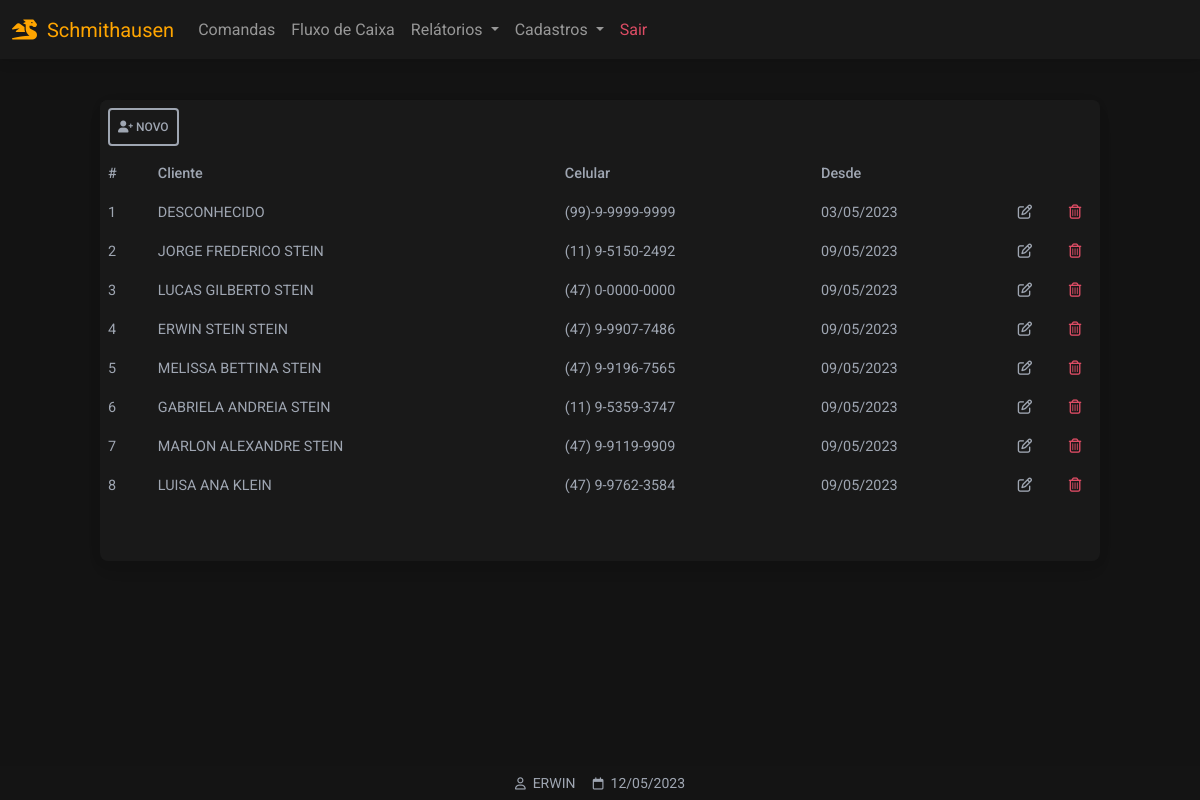
Before: /clientes (signed in) with the older database file.
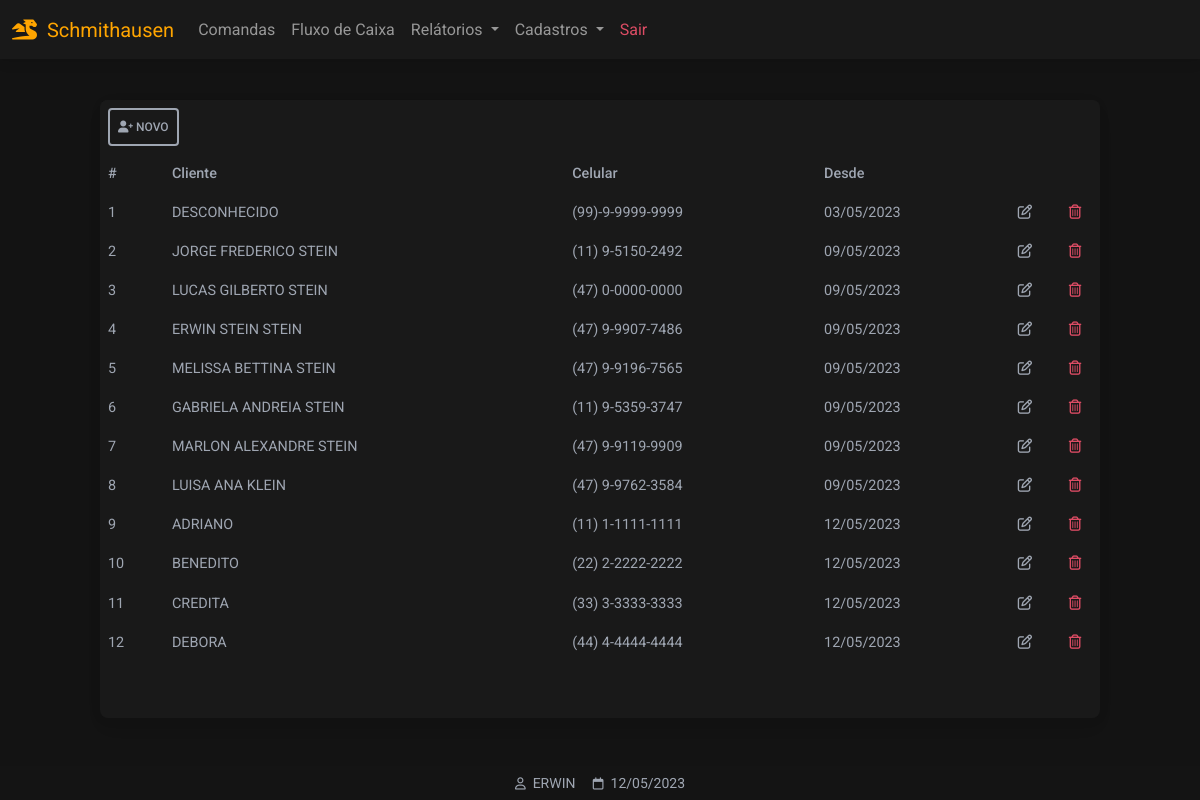
After: the same page with the newer database file.
### website/models.py (models this page shows)
class Cliente(db.Model):
    id = db.Column(db.Integer, primary_key=True)
    fone = db.Column(db.String(150))
    data_criacao = db.Column(db.DateTime(timezone=True), default=func.now())
    nome = db.Column(db.String(150))

class User(db.Model, UserMixin):
    id = db.Column(db.Integer, primary_key=True)
    email = db.Column(db.String(150), unique=True)
    password = db.Column(db.String(150))
    first_name = db.Column(db.String(150))
    notes = db.relationship('Note')

### website/views.py (the view)
@views.route('/clientes', methods=['GET','POST'])
@login_required
def clientes():
    clientes = []
    rows = Cliente.query.all()
    for r in rows:
        clientes.append(r)
    return render_template("clientes_listar.html", user=current_user, data=data, clientes=clientes)

### website/__init__.py (called while the page is built)
def create_app():
    app = Flask(__name__)
    app.config['SECRET_KEY'] = 'hjshjhdjah kjshkjdhjs'
    app.config['SQLALCHEMY_DATABASE_URI'] = f'sqlite:///{DB_NAME}'
    db.init_app(app)
    from .views import views
    from .auth import auth
    app.register_blueprint(views, url_prefix='/')
    app.register_blueprint(auth, url_prefix='/')
    from .models import User, Note
    with app.app_context():
        db.create_all()
    login_manager = LoginManager()
    login_manager.login_view = 'auth.login'
    login_manager.login_message = u"FAVOR EFETUAR LOGIN!"
    login_manager.init_app(app)
    @login_manager.user_loader
    def load_user(id):
        return User.query.get(int(id))
    return app

### website/templates/clientes_listar.html (shortened to what this page needs)
{% extends "base.html" %}
{% block content %}
<div class="container-fluid"
style="height:100vh;padding-top:100px">
 <div class="table-responsive w-100 card bg-dark larg-max m-auto"
 style="padding-bottom: 40px">
  <table id="tb-clientes" class="table table-borderless table-sm bg-dark text-secondary">
              <thead>
              	<tr>
              		<th class="text-nowrap" scope="col" colspan="6">
                      <a href="/clientes_cadastrar" class="p-2 btn btn-sm btn-outline-light">
                          <i class="fa-solid fa-user-plus"></i>
                          Novo
                      </a>
                  </th>
              	</tr>
                <tr>
                  <th class="text-nowrap" scope="col">#</th>
                  <th class="text-nowrap" scope="col">Cliente</th>
                  <th class="text-nowrap" scope="col">Celular</th>
                  <th class="text-nowrap" scope="col">Desde</th>
                  <th class="text-nowrap" scope="col"></th>
                  <th class="text-nowrap" scope="col"></th>
                </tr>
              </thead>
    <tbody>
      {% for i in clientes %}
      <tr>
        <td class="text-nowrap" scope="row"> {{ i.id }} </td>
        <td class="text-nowrap" scope="row"> {{ i.nome }} </td>
        <td class="text-nowrap" scope="row"> {{ i.fone }} </td>
        <td class="text-nowrap" scope="row"> {{ i.data_criacao.strftime('%d/%m/%Y') }} </td>
				<td class="text-center" style="width: 50px">
					<a
          role="button"
          class="text-secondary"
          href="/clientes_atualizar/{{ i.id }}">
						      <i class="fa-regular fa-pen-to-square"></i>
					</a>
				</td>
				<td class="text-center" style="width: 50px">
					<a class="text-danger"
          href="/clientes_deletar/{{ i.id }}"
          role="button">
						<i class="fa-regular fa-trash-can"></i>
					</a>
				</td>
      </tr>
      {% endfor %}
    </tbody>
  </table>
  </div>
</div>
{% endblock %}
{% block titlefooter %}
<span style="color:#9FA6B2">
&nbsp;{{ user.first_name | upper }}
<span style="color:#9FA6B2">
&nbsp;{{ data.strftime('%d/%m/%Y') }}
</span>
{% endblock %}

### website/templates/base.html (shortened to what this page needs)
<!DOCTYPE html>
<html lang="pt-br">
<head>
<link rel="stylesheet" href="https://cdnjs.cloudflare.com/ajax/libs/font-awesome/6.0.0/css/all.min.css"/>
<link rel="stylesheet" type="text/css"       href="{{ url_for('static', filename='css/mdb.min.css')      }}">
<link rel="stylesheet" type="text/css"       href="{{ url_for('static', filename='css/base.css')         }}">
</head>
<body class="dark-ligth d-flex align-items-center justify-content-center"
style="height: 100vh;">
<nav class="navbar navbar-expand-lg bg-dark fixed-top navbar-dark ">
  <div class="container-fluid">
    <a class="navbar-brand" style="color: orange;pointer-events: none;"><i class="fa-solid fa-dragon"></i>&nbsp;&nbsp;Schmithausen</a>
    {% if user.is_authenticated %}
    <div class="collapse navbar-collapse" id="navbarSupportedContent">
      <ul class="navbar-nav me-auto mb-2 mb-lg-0 my-navbar">
        <li class="nav-item">
          <a class="nav-link" href="/comandas">Comandas</a>
        </li>
        <li class="nav-item">
          <a class="nav-link" href="#">Fluxo de Caixa</a>
        </li>
        <li class="nav-item dropdown">
          <a class="nav-link dropdown-toggle" href="#" id="navbarDropdown" role="button" data-mdb-toggle="dropdown" aria-expanded="false">
            Relátorios
          </a>
        </li>
        <li class="nav-item dropdown">
          <a class="nav-link dropdown-toggle" href="#" id="navbarDropdown" role="button" data-mdb-toggle="dropdown" aria-expanded="false">
            Cadastros
          </a>
            <li class="nav-item">
            <a class="nav-link text-danger" href="/logout">Sair</a>
            </li>
        {% endif %}
        </li>
      </ul>
    </div>
  </div>
</nav>
  {% block content %}
  {% endblock %}
<footer class="bg-dark text-center text-white fixed-bottom">
  <div class="text-center p-1" style="background-color: rgba(0, 0, 0, 0.2)">
   <small style="color:orange;">
   {% block titlefooter %}{% endblock %}
   </small>
  </div>
</footer>
</body>
</html>

### website/static/css/base.css (style rules this page uses)
:root { --color-orange: orange; --color-primary: #3B71CA; --color-secondary: #9FA6B2; --color-success: #14A44D; --color-danger: #DC4C64; --color-warning: #E4A11B; --color-info: #54B4D3; --color-ligth:#FBFBFB; --color-dark-ligth: #131313; --color-dark:#191919; }
.bg-dark { background-color: var(--color-dark)!important; }
.btn-outline-light { border: 2px solid var(--color-secondary); color: var(--color-secondary); }
.larg-max { max-width: 1000px!important; }
.dark-ligth { background-color: var(--color-dark-ligth); }

Changed rows visible on the page:
added Cliente: id "9", nome "ADRIANO", fone "(11) 1-1111-1111", data_criacao "12/05/2023"
added Cliente: id "10", nome "BENEDITO", fone "(22) 2-2222-2222", data_criacao "12/05/2023"
added Cliente: id "11", nome "CREDITA", fone "(33) 3-3333-3333", data_criacao "12/05/2023"
added Cliente: id "12", nome "DEBORA", fone "(44) 4-4444-4444", data_criacao "12/05/2023"
